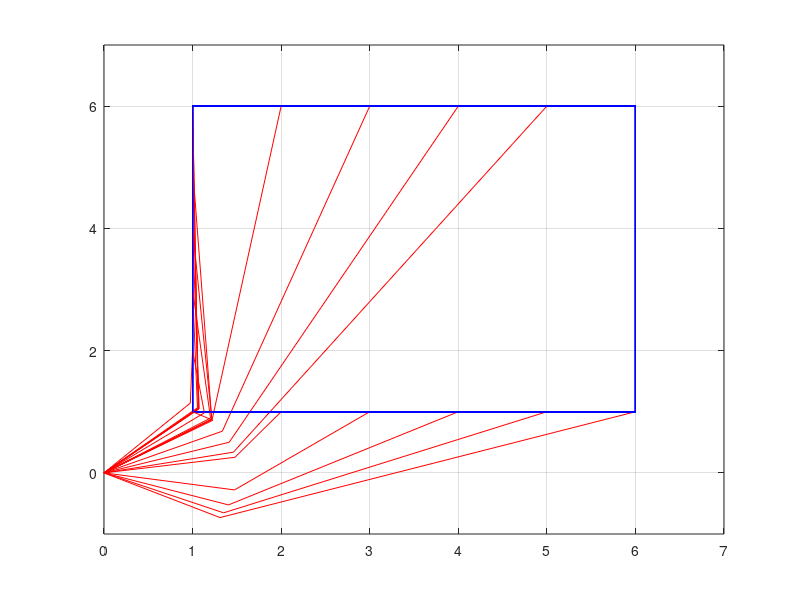

This figure's MATLAB source:
function []=su_14_3_3()
clear all;
close all;
clc;

l1=1.5; l2=0.5; %링크 길이 
T=2; dt=0.1; TT=T/dt;

for t=1:TT/4
    d_q(t)=0.5;
    d_q(t+5)=1;
    d_q(t+10)=1;
    d_q(t+15)=-0.5;
end
for t=1:TT/4
    %사각형
    p_s(t,:)=[t+1,1];
    p_s(t+5,:)=[1,t+1];
    p_s(t+10,:)=[-t+6,6];
    p_s(t+15,:)=[1,-t+6];
end
for t=1:TT
    c_s(t,2)=(p_s(t,1)^2+p_s(t,2)^2-l1^2-l2^2)/(2*l1*l2);
    s_s(t,2)=sqrt(c_s(t,2)^2);
    c_s(t,1)=(((l1+l2*c_s(t,2))*p_s(t,1)+l2*s_s(t,2)*p_s(t,2))/(p_s(t,1)^2+p_s(t,2)^2));
    s_s(t,1)=(((l1+l2*c_s(t,2))*p_s(t,2)-l2*s_s(t,2)*p_s(t,1))/(p_s(t,1)^2+p_s(t,2)^2));
end
for t=1:TT
    q_s(t,2)=atan2(s_s(t,2)*pi/180,c_s(t,2)*pi/180)+d_q(t)*dt;
    q_s(t,1)=atan2(s_s(t,1)*pi/180,c_s(t,1)*pi/180)+d_q(t)*dt;
end
for t=1:TT
     p1x_s(t,1)=l1*cos(q_s(t,1));
     p1y_s(t,1)=l1*sin(q_s(t,1));
     p2x_s(t,2)=p1x_s(t,1)+l2*cos(q_s(t,1)+q_s(t,2));
     p2y_c(t,2)=p1y_s(t,1)+l2*sin(q_s(t,1)+q_s(t,2));
     rx1_s=[0,p1x_s(t,1),p_s(t,1)];
     ry1_s=[0,p1y_s(t,1),p_s(t,2)];
     line([1,6],[1,1],'color','b');
     line([6,6], [1,6],'color','b');
     line([1,6],[6,6],'color','b');
     line([1,1],[6,1],'color','b')
     h2=plot(rx1_s,ry1_s,'color','r');
     hold on
     grid on;
     axis([0 7 -1 7]);
     drawnow;
%      delete(h2);
end
end